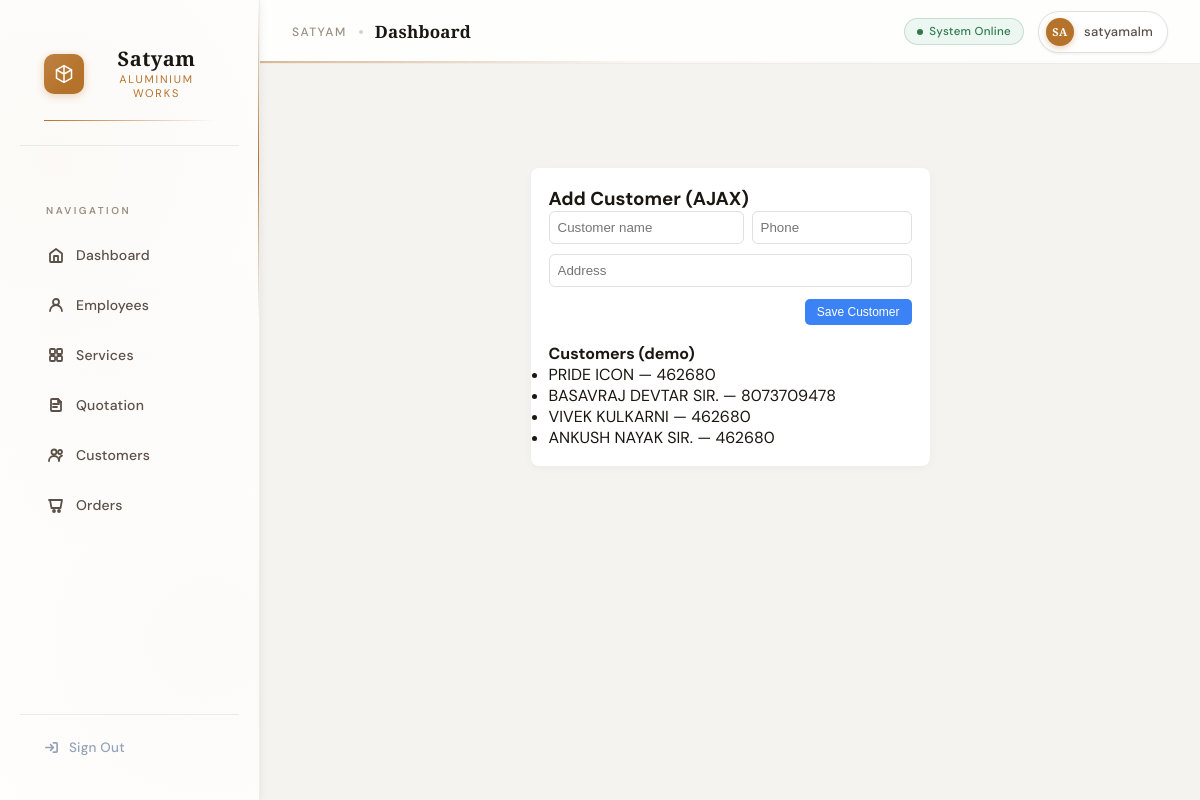
Page /example-ajax/ (signed in) on the committed database.
### core/models.py (models this page shows, shortened)
class Customer(models.Model):
    name = models.CharField(max_length=100)
    phone = models.CharField(max_length=15)
    address = models.TextField()

### core/views.py (the view)
# urls.py: path('example-ajax/', views.example_ajax_form, name='example_ajax_form'),
@login_required(login_url='/login/')
def example_ajax_form(request):
    return render(request, 'example_ajax_form.html', {
        'customers': Customer.objects.all().order_by('-id')
    })

### templates/example_ajax_form.html (shortened to what this page needs)
{% extends 'base.html' %}
{% block content %}
<div style="max-width:720px;margin:20px auto">
  <div style="background:#fff;padding:18px;border-radius:8px;box-shadow:0 2px 8px rgba(0,0,0,0.04)">
    <h3 style="margin-top:0">Add Customer (AJAX)</h3>
    <form method="post" action="{% url 'add_customer' %}" class="ajax-form" data-reset-on-success="true">
      <div style="display:flex;gap:8px">
        <input name="name" placeholder="Customer name" required style="flex:1;padding:8px;border:1px solid #e0e0e0;border-radius:6px">
        <input name="phone" placeholder="Phone" required style="width:160px;padding:8px;border:1px solid #e0e0e0;border-radius:6px">
      </div>
      <div style="margin-top:10px">
        <input name="address" placeholder="Address" style="width:100%;padding:8px;border:1px solid #e0e0e0;border-radius:6px">
      </div>
      <div style="margin-top:12px;text-align:right">
        <button type="submit" class="btn">Save Customer</button>
      </div>
    </form>
    <div style="margin-top:18px">
      <h4>Customers (demo)</h4>
      <ul id="customer-list">
        {% for c in customers %}
          <li id="cust-{{ c.id }}">{{ c.name }} — {{ c.phone }}</li>
        {% empty %}
          <li class="no-data">No customers yet</li>
        {% endfor %}
      </ul>
    </div>
  </div>
</div>
{% endblock %}

### templates/base.html (shortened to what this page needs)
{% load static %}
<!DOCTYPE html>
<html lang="en">
<head>
    <link rel="stylesheet" href="{% static 'css/style.css' %}">
</head>
<body>
<div class="layout">
    <aside class="sidebar" id="sidebar">
        <div class="logo">
            <div class="logo-mark">
                <div class="logo-icon">
                    <svg viewBox="0 0 24 24"><path d="M12 2L3 7v10l9 5 9-5V7L12 2z"/><path d="M12 2v20M3 7l9 5 9-5"/></svg>
                </div>
                <div class="logo-text-group">
                    <span class="logo-top">Satyam</span>
                    <span class="logo-sub">Aluminium Works</span>
                </div>
            </div>
            <span class="logo-rule"></span>
        </div>
        <nav>
            <span class="nav-section-label">Navigation</span>
            <a href="/" class="{% if request.path == '/' %}active{% endif %}">
                <svg class="nav-icon" viewBox="0 0 16 16"><path d="M2 6.5L8 2l6 4.5V14a1 1 0 01-1 1H3a1 1 0 01-1-1V6.5z"/><path d="M6 15V9h4v6"/></svg>
                Dashboard
            </a>
            <a href="/employees/" class="{% if '/employees' in request.path %}active{% endif %}">
                <svg class="nav-icon" viewBox="0 0 16 16"><circle cx="8" cy="5" r="3"/><path d="M2 14c0-3.3 2.7-6 6-6s6 2.7 6 6"/></svg>
                Employees
            </a>
            <a href="/services/" class="{% if '/services' in request.path %}active{% endif %}">
                <svg class="nav-icon" viewBox="0 0 16 16"><rect x="2" y="2" width="5" height="5" rx="1"/><rect x="9" y="2" width="5" height="5" rx="1"/><rect x="2" y="9" width="5" height="5" rx="1"/><rect x="9" y="9" width="5" height="5" rx="1"/></svg>
                Services
            </a>
            <a href="/create-quotation/" class="{% if '/quotation' in request.path or '/create-quotation' in request.path %}active{% endif %}">
                <svg class="nav-icon" viewBox="0 0 16 16"><path d="M10 2H4a1 1 0 00-1 1v10a1 1 0 001 1h8a1 1 0 001-1V5l-3-3z"/><path d="M10 2v3h3M5 7h6M5 10h4"/></svg>
                Quotation
            </a>
            <a href="/customers/" class="{% if '/customers' in request.path %}active{% endif %}">
                <svg class="nav-icon" viewBox="0 0 16 16"><circle cx="6" cy="5" r="2.5"/><path d="M1 14c0-2.8 2.2-5 5-5s5 2.2 5 5"/><circle cx="12" cy="5" r="2"/><path d="M11 13c0-2 1.3-3.7 3-4.3"/></svg>
                Customers
            </a>
            <a href="/orders/" class="{% if '/orders' in request.path %}active{% endif %}">
                <svg class="nav-icon" viewBox="0 0 16 16"><path d="M2 3h12l-1.5 8H3.5L2 3z"/><circle cx="6" cy="14" r="1"/><circle cx="11" cy="14" r="1"/><path d="M2 3H1"/></svg>
                Orders
            </a>
        </nav>
        <div class="bottom-links">
            <form method="POST" action="{% url 'logout' %}">
                <button type="submit" class="logout-btn">
                    <svg viewBox="0 0 16 16"><path d="M10 3h3a1 1 0 011 1v8a1 1 0 01-1 1h-3"/><path d="M7 11l3-3-3-3M10 8H2"/></svg>
                    Sign Out
                </button>
            </form>
        </div>
    </aside>
    <main class="main">
        <header class="topbar">
            <div class="topbar-left">
                <span class="topbar-breadcrumb">Satyam</span>
                <div class="topbar-sep"></div>
                <span class="topbar-title" id="topbar-page-title">Dashboard</span>
            </div>
            <div class="topbar-right">
                <div class="status-badge">
                    <div class="status-dot"></div>
                    System Online
                </div>
                <div class="user-pill">
                    <div class="user-avatar" id="userAvatar">
                        {{ request.user.username|slice:":2"|upper }}
                    </div>
                    {{ request.user.username }}
                </div>
            </div>
        </header>
        <section class="content">
            {% block content %}{% endblock %}
        </section>
    </main>
</div>
</body>
</html>

### static/css/style.css (style rules this page uses)
* { margin: 0; padding: 0; box-sizing: border-box; }
:root { --al-base:#e6edf3; --al-mid:#b8c3cb; --al-dark:#6b7480; --accent:#6cc0e5; --glass: rgba(255,255,255,0.06); --card-border: rgba(255,255,255,0.14); }
body { font-family: 'Inter', sans-serif; background: linear-gradient(180deg, #f6f9fb 0%, #e9eef3 60%); background-image: radial-gradient(circle at 10% 10%, rgba(255,255,255,0.03), transparent 8%), radial-gradient(circle at 90% 90%, rgba(0,0,0,0.02), transparent 12%); color: var(--al-dark); }
.layout { display: flex; }
.sidebar { width: 240px; height: 100vh; background: #0f172a; color: white; display: flex; flex-direction: column; justify-content: space-between; padding: 20px; }
.logo { text-align: center; margin-bottom: 30px; }
.sidebar nav a { display: block; padding: 12px; margin: 8px 0; color: #cbd5e1; text-decoration: none; border-radius: 8px; transition: 0.3s; }
.bottom-links button { background: none; border: none; color: #94a3b8; cursor: pointer; padding: 10px; text-decoration: none; width: 100%; text-align: left; border-radius: 8px; transition: 0.3s; }
.main { flex: 1; }
.topbar { background: white; padding: 18px 25px; display: flex; justify-content: space-between; align-items: center; border-bottom: 1px solid #e2e8f0; }
.content { padding: 30px; }
.btn { background: #3b82f6; color: white; padding: 10px 15px; border-radius: 8px; text-decoration: none; }
.btn { background: #3b82f6; color: white; padding: 10px 18px; border-radius: 8px; text-decoration: none; border: none; cursor: pointer; }
.btn { padding: 6px 12px; border-radius: 5px; text-decoration: none; color: white; font-size: 12px; }

### rows in the picture
Customer: name "PRIDE ICON", phone "462680"
Customer: name "BASAVRAJ DEVTAR SIR.", phone "8073709478"
Customer: name "VIVEK KULKARNI", phone "462680"
Customer: name "ANKUSH NAYAK SIR.", phone "462680"

### other values in the picture
{{ request.user.username|slice:":2"|upper }} "SA"
{{ request.user.username }} "satyamalm"
